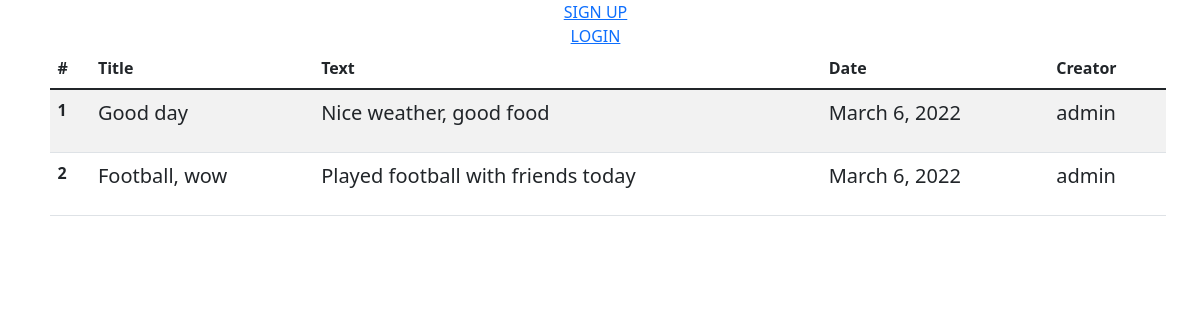
Before: /activities/home with the older database file.
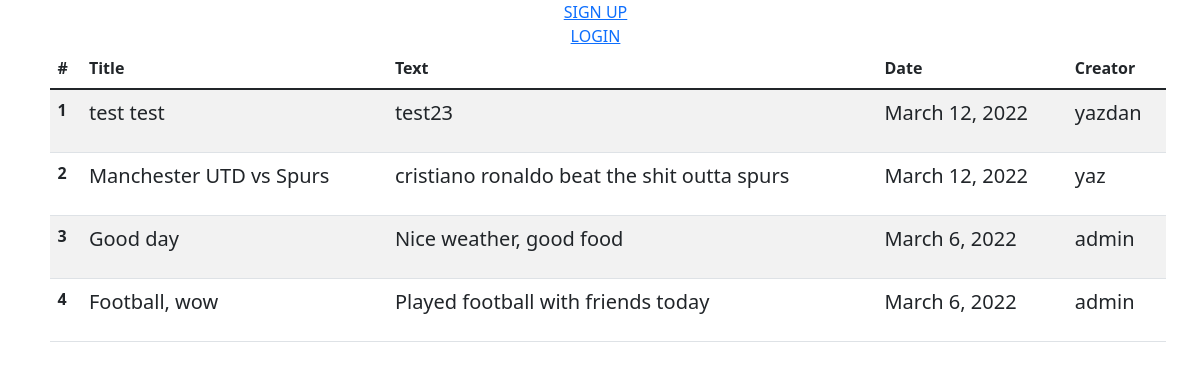
After: the same page with the newer database file.
### activities/models.py (models this page shows, shortened)
class Post(models.Model):
    title = models.CharField(max_length = 255)
    text = models.CharField(max_length = 255 * 4)
    made_by = models.ForeignKey(CustomUser, on_delete=models.CASCADE)
    posted = models.DateField(default = timezone.now)

class CustomUser(AbstractUser):
    username = models.CharField(max_length=40, unique=True)
    email = models.EmailField(unique=True)
    birth_date = models.DateField(null=True)
    phone_number = models.IntegerField(null=True)
    def __str__(self):
        return self.username

### activities/views.py (the view)
# urls.py: 2. Add a URL to urlpatterns:  path('', views.home, name='home')
def home(request):
    posts = Post.objects.all().order_by('-posted')
    list1 = [2,3]
    return render(request, 'activities/home.html', {'posts': posts})

### activities/templates/activities/home.html (shortened to what this page needs)
{% extends 'activities/base.html' %}
{% load static %}
{% block head %}
    <link rel="stylesheet" href="{% static 'css/activities.css' %}">
{% endblock %}
{% block content %}
<table class="table table-striped">
  <thead>
    <tr>
      <th scope="col">#</th>
      <th scope="col">Title</th>
      <th scope="col">Text</th>
      <th scope="col">Date</th>
      <th scope="col">Creator</th>
    </tr>
  </thead>
  <tbody>
    {% for post in posts%}
    <tr>
      <th scope="row">{{ forloop.counter }}</th>
      <td><p class="lead">{{post.title}}</p></td>
      <td><p class="lead">{{post.text}}</p></td>
      <td><p class="lead">{{post.posted}}</p></td>
      <td><p class="lead">{{post.made_by}}</p></td>
    </tr>
    {% endfor %}
  </tbody>
</table>
{% endblock %}

### activities/templates/activities/base.html (shortened to what this page needs)
<!doctype html>
<html lang="en">
  <head>
    {% block head%}{% endblock%}
    <link href="https://cdn.jsdelivr.net/npm/bootstrap@5.1.3/dist/css/bootstrap.min.css" rel="stylesheet">
  </head>
  <body>
    <div class="container">
      <div class="row">
        {% if user.is_authenticated %}
        <center><p>Logged in as <u>{{ user.username }}</u></p></center>
      </div>
      <div class="row">
        <form align="center" action="{% url 'logout' %}" method="POST">
          {% csrf_token %}
          <button type="submit">log out</button>
        </form>
      </div>
      {% else %}
        <div class="row">
          <center><a href="{% url 'signup' %}">SIGN UP</a></center>
        </div>
        <div class="row">
          <center><a href="{% url 'login' %}">LOGIN</a></center>
        </div>
      {% endif %}
    <div>
    {% block content%}{% endblock %}
  </body>
</html>

### activities/static/activities/css/activities.css (style rules this page uses)
body { padding-left: 15px; }

Changed rows visible on the page:
added Post: title "test test", text "test23", posted "March 12, 2022", made_by "yazdan"
added Post: title "Manchester UTD vs Spurs", text "cristiano ronaldo beat the shit outta spurs", posted "March 12, 2022", made_by "yaz"
